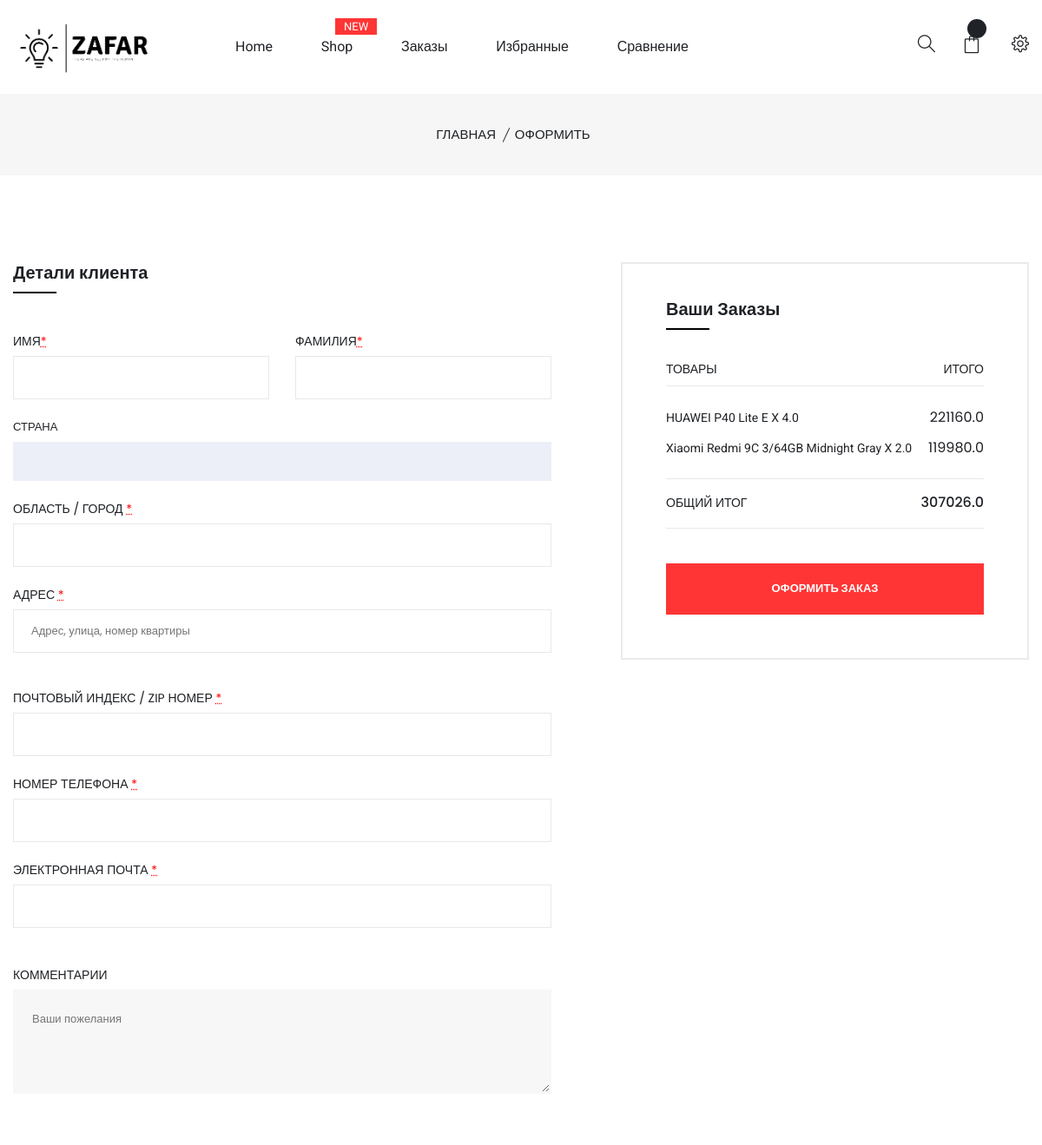
/orders/5/ (signed in, upper part), run on an earlier commit of the app's database.
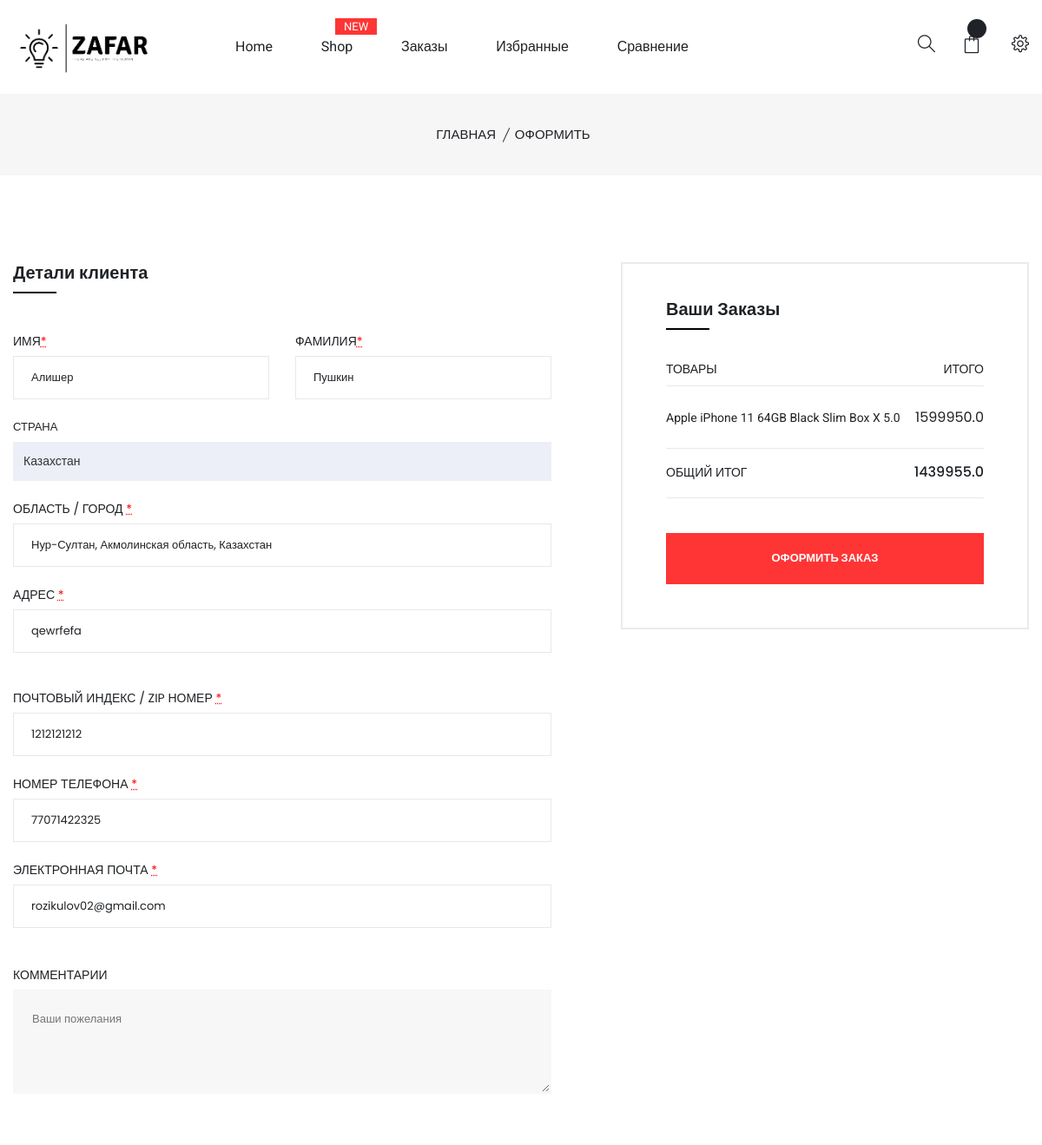
And on a later commit of the database.
### main/models.py (models this page shows, shortened)
class CartItem(models.Model):
    good = models.ForeignKey(Good, on_delete=models.CASCADE)
    cart = models.ForeignKey(Cart, on_delete=models.CASCADE)
    amount = models.FloatField(default=0)
    price = models.FloatField(default=0)
    all_price = models.FloatField(default=0)
    status = models.IntegerField(default=0)

class Good(models.Model):
    title = models.CharField(max_length=200, blank=True)
    category = models.ForeignKey("Category", on_delete=models.CASCADE)
    level = models.IntegerField(default=0, blank=True)
    old_price = models.FloatField(default=0)
    price = models.FloatField(default=0)
    rating = models.FloatField(default=0)
    mini_description = models.TextField(blank=True)
    color = models.ForeignKey("Color", on_delete=models.CASCADE)
    size = models.ForeignKey("Size", on_delete=models.CASCADE)
    logo = models.ImageField(upload_to='upload', blank=True)
    logo2 = models.ImageField(upload_to='upload', blank=True)
    logo3 = models.ImageField(upload_to='upload', blank=True)
    logo4 = models.ImageField(upload_to='upload', blank=True)
    logo5 = models.ImageField(upload_to='upload', blank=True)
    logo6 = models.ImageField(upload_to='upload', blank=True)
    logo_vertical = models.ImageField(upload_to='upload', blank=True)
    logo_horizontal = models.ImageField(upload_to='upload', blank=True)
    description = models.TextField(blank=True)
    weight = models.TextField(blank=True)
    dimensions = models.TextField(blank=True)
    materials = models.TextField(blank=True)
    extra_info = models.TextField(blank=True)
    is_new = models.BooleanField(default=False)
    is_main = models.BooleanField(default=False)
    is_popular = models.BooleanField(default=False)
    is_discount = models.BooleanField(default=False)
    brand = models.ForeignKey(CategoryBrand, on_delete=models.CASCADE, blank=True, null=True)
    stock = models.IntegerField(default=0, blank=True)

class Cart(models.Model):
    title = models.CharField(max_length=200, blank=True)
    email = models.CharField(max_length=200, blank=True)
    last_name = models.CharField(max_length=200, blank=True)
    first_name = models.CharField(max_length=200, blank=True)
    zip_code = models.CharField(max_length=200, blank=True)
    country = models.CharField(max_length=200, blank=True)
    city = models.CharField(max_length=200, blank=True)
    person = models.CharField(max_length=200, blank=True)
    phone = models.CharField(max_length=200, blank=True)
    address = models.CharField(max_length=200, blank=True)
    is_accepted = models.BooleanField(default=False)
    is_payed = models.BooleanField(default=False)
    status = models.IntegerField(default=0) #0 - created, -1 - declained, 1 - confirmed
    session_id = models.CharField(max_length=200, blank=True)
    amount = models.FloatField(default=0)
    discount = models.FloatField(default=0)
    orig_price = models.FloatField(default=0)
    price = models.FloatField(default=0)
    created_at = models.DateTimeField(default=datetime.now())

### main/views.py (the view)
# urls.py: path('orders/<int:order_id>/', ordersItemHandler),
def ordersItemHandler(request, order_id):
    categories = Category.objects.all()
    new_cart = None
    cart_items = []
    order_items = []
    if request.user.is_authenticated:
        order_items = CartItem.objects.filter(cart__id=order_id)
        main_order = Cart.objects.get(id=order_id)
    return render(request, 'order_item.html', {'categories': categories,
                                               'cart': new_cart,
                                               'cart_items': cart_items,
                                               'order_items': order_items,
                                               'main_order': main_order,
                                               })

### templates/order_item.html (shortened to what the changed rows need)
{% extends 'base.html' %}
{% block content %}
    <div class="checkout-main-area pt-70 pb-70">
        <div class="container">
            <div class="checkout-wrap pt-30">
                <form action="/orders/" method="post">{% csrf_token %}
                    <div class="row">
                            <div class="col-lg-7">
                                <div class="billing-info-wrap mr-50">
                                    <div class="row">
                                        <div class="col-lg-6 col-md-6">
                                            <div class="billing-info mb-20">
                                                <label>Имя<abbr class="required" title="required">*</abbr></label>
                                                <input type="text" name="first_name" required value="{{ main_order.first_name }}">
                                            </div>
                                        </div>
                                        <div class="col-lg-6 col-md-6">
                                            <div class="billing-info mb-20">
                                                <label>Фамилия<abbr class="required" title="required">*</abbr></label>
                                                <input type="text" name="last_name" required value="{{ main_order.last_name }}">
                                            </div>
                                        </div>
                                        <div class="col-lg-12">
                                            <div class="billing-select mb-20">
                                                <label>Страна</label>
                                                <input type="text" name="country" value="{{ main_order.country }}">
                                            </div>
                                        </div>
                                        <div class="col-lg-12">
                                            <div class="billing-info mb-20">
                                                <label>Область / Город <abbr class="required" title="required">*</abbr></label>
                                                <input type="text" name="city" required value="{{ main_order.city }}">
                                            </div>
                                        </div>
                                        <div class="col-lg-12">
                                            <div class="billing-info mb-20">
                                                <label>Адрес <abbr class="required" title="required">*</abbr></label>
                                                <input class="billing-address" placeholder="Адрес, улица, номер квартиры" name="address" type="text" value="{{ main_order.address }}">
                                            </div>
                                        </div>
                                        <div class="col-lg-12 col-md-12">
                                            <div class="billing-info mb-20">
                                                <label>Почтовый индекс / zip номер <abbr class="required" title="required">*</abbr></label>
                                                <input type="text" name="zip_code" value="{{ main_order.zip_code }}">
                                            </div>
                                        </div>
                                        <div class="col-lg-12 col-md-12">
                                            <div class="billing-info mb-20">
                                                <label>Номер телефона <abbr class="required" title="required">*</abbr></label>
                                                <input type="text" name="phone" value="{{ main_order.phone }}" required>
                                            </div>
                                        </div>
                                        <div class="col-lg-12 col-md-12">
                                            <div class="billing-info mb-20">
                                                <label>Электронная почта <abbr class="required" title="required">*</abbr></label>
                                                <input type="text" name="email" value="{{ main_order.email }}" required>
                                            </div>
                                        </div>
                                    </div>
                                </div>
                            </div>
                            <div class="col-lg-5">
                            <div class="your-order-area">
                                <div class="your-order-wrap gray-bg-4">
                                    <div class="your-order-info-wrap">
                                        <div class="your-order-middle">
                                            <ul>
                                                {% for cit in order_items %}
                                                    <li>{{ cit.good.title }}  X  {{ cit.amount }} <span>{{ cit.all_price }} </span></li>
                                                {% endfor %}
                                            </ul>
                                        </div>
                                        <div class="your-order-info order-subtotal">
                                            <ul>
                                                <li>Общий итог <span>{{ main_order.price }} </span></li>
                                            </ul>
                                        </div>
                                    </div>
                                </div>
                            </div>
                        </div>
                    </div>
                </form>
            </div>
        </div>
    </div>
{% endblock %}

What changed in the data, as far as the page shows it:
removed CartItem: good "HUAWEI P40 Lite E", amount "4.0", all_price "221160.0"
removed CartItem: good "Xiaomi Redmi 9C 3/64GB Midnight Gray", amount "2.0", all_price "119980.0"
changed Cart: first_name (not shown) → "Алишер"; last_name (not shown) → "Пушкин"; country (not shown) → "Казахстан"; city (not shown) → "Нур-Султан, Акмолинская область, Казахстан"; address (not shown) → "qewrfefa"; zip_code (not shown) → "1212121212"; phone (not shown) → "77071422325"; email (not shown) → "rozikulov02@gmail.com"; price "307026.0" → "1439955.0"
added CartItem: good "Apple iPhone 11 64GB Black Slim Box", amount "5.0", all_price "1599950.0"
